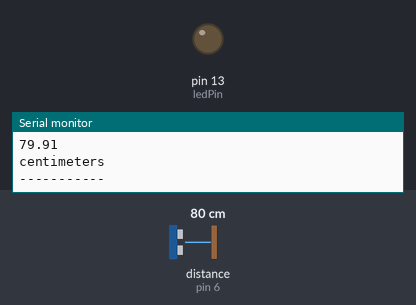
Bench run of a sketch on a simulated Arduino Uno, built with avr-gcc and run on an emulated ATmega328P. Parts: output pins drawn as LEDs (lit = HIGH), the last lines printed to the serial monitor. Wiring (inferred from the names in the program): ultrasonic range finder: trigger pin 7; echo pin 6. The inputs (shaded band) are chosen by the test bench; at power-on: distance to the obstacle (sensor on pin 6) 80 cm. The echo pulse lasts 58.3 µs per cm; pins used as bus, display or sensor lines are not drawn.

Above: at 3.8 s.
3.9 s: distance to the obstacle (sensor on pin 6) set to 18 cm
7.8 s: distance to the obstacle (sensor on pin 6) set to 13 cm
At 10.3 s:
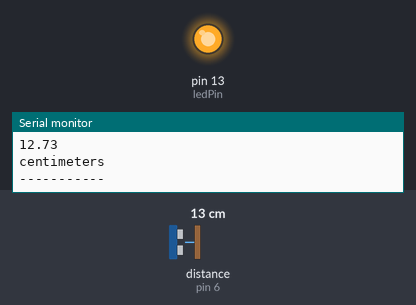
19.5 s: distance to the obstacle (sensor on pin 6) set to 2 cm
Timing chart, 0 to 28.2 s (numbered marks = the images above; inputs shaded):
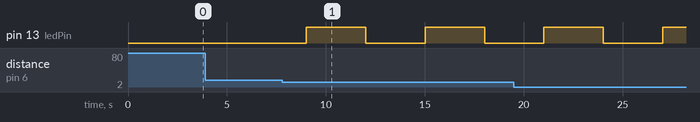

Measured:
- the behaviour switches between 16 and 15 cm on distance to the obstacle (sensor on pin 6) (found by bisection; images 0 and 1)
- after the input at 7.8 s, pin 13 (ledPin): alternates HIGH for 3.0 s and LOW for 3.0 s, starting after 1.2 s

The sketch:

ultrasonic_sensor.ino
```cpp
int trigPin = 7;
int echoPin = 6;
int ledPin = 13;
unsigned long duration;
float distance;
char logDuration;
char logDistance;

void setup() {
  Serial.begin(9600);
  pinMode(trigPin, OUTPUT);    // sets the digital pin 7 as output for Trigger
  pinMode(ledPin, OUTPUT);
  pinMode(6, INPUT);    // sets the digital pin 6 as input for Echo
}

void loop() {
  digitalWrite(trigPin, HIGH); // trigger sound
  delayMicroseconds(50);
  digitalWrite(trigPin, LOW);

  duration = pulseIn(echoPin, HIGH); // count time to for echo set to high and back to low
  // sprintf(logDuration,"%u microseconds",duration);
  //Serial.println(logDuration);
  Serial.println(duration);
  Serial.println("microseconds");
  // 0.344 millimeters per microsecond (mm/ms) for there and back again, so divide by 2
  distance = (0.344 * duration) / 2;
  //sprintf(logDistance,"%lu mm away",distance);
  //Serial.println(logDistance);
  Serial.println(distance / 10);
  Serial.println("centimeters");
  Serial.println("-----------");
  if ( (distance/10) <= 15){
    digitalWrite(ledPin, HIGH);
    delay(3000);
    digitalWrite(ledPin, LOW);
  }
  else {
    digitalWrite(ledPin, LOW);
//    delay(3000);            // waits for 3 seconds before polling again
  }
  delay(3000);
//  digitalWrite(trigPin, LOW); // back to low
}
```
